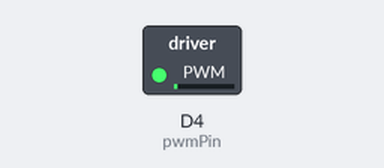
Recording of a sketch running on a simulated ESP8266 (NodeMCU). Parts: switched loads named in the sketch (green lamp = pin HIGH).

Above: at 0.05 s.
At 0.95 s:
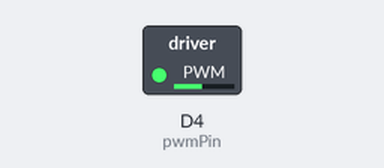
At 1.85 s:
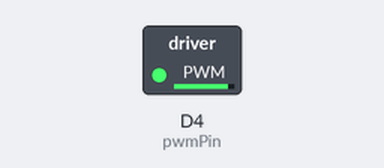
At 3.7 s:
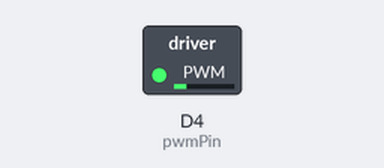
Timing chart, 0 to 5.4 s (numbered marks = the images above):
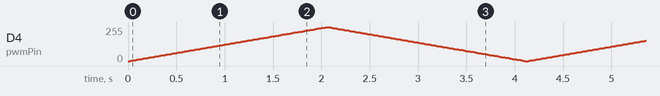

The sketch:

motor.ino
```cpp
// Pin definition for PWM
const int pwmPin = D4; // GPIO2

// PWM parameters
const int pwmMin = 0;
const int pwmMax = 1023; // 10-bit PWM on ESP8266
const int step = 10;     // PWM step size
const int delayTime = 20; // Delay between steps (ms)

void setup() {
  pinMode(pwmPin, OUTPUT);
}

void loop() {
  // Gradually increase power
  for (int duty = pwmMin; duty <= pwmMax; duty += step) {
    analogWrite(pwmPin, duty);
    delay(delayTime);
  }

  // Gradually decrease power
  for (int duty = pwmMax; duty >= pwmMin; duty -= step) {
    analogWrite(pwmPin, duty);
    delay(delayTime);
  }
}
```
